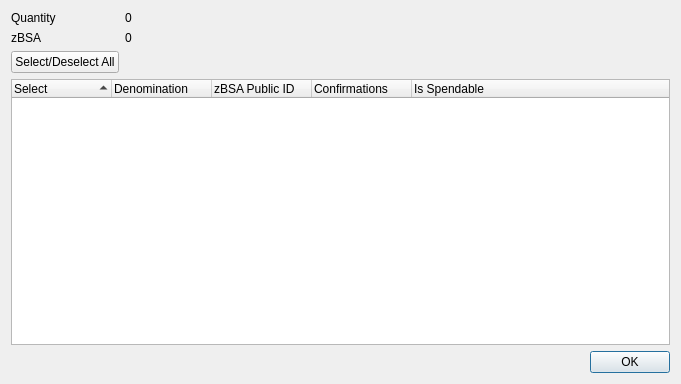
<?xml version="1.0" encoding="UTF-8"?>
<ui version="4.0">
 <class>ZBSAControlDialog</class>
 <widget class="QDialog" name="ZBSAControlDialog">
  <property name="geometry">
   <rect>
    <x>0</x>
    <y>0</y>
    <width>681</width>
    <height>384</height>
   </rect>
  </property>
  <property name="minimumSize">
   <size>
    <width>681</width>
    <height>384</height>
   </size>
  </property>
  <property name="windowTitle">
   <string>Select zBSA to Spend</string>
  </property>
  <layout class="QGridLayout" name="gridLayout">
   <item row="0" column="0">
    <layout class="QFormLayout" name="formLayout">
     <property name="sizeConstraint">
      <enum>QLayout::SetDefaultConstraint</enum>
     </property>
     <item row="0" column="0">
      <widget class="QLabel" name="labelQuantity">
       <property name="text">
        <string>Quantity</string>
       </property>
      </widget>
     </item>
     <item row="0" column="1">
      <widget class="QLabel" name="labelQuantity_int">
       <property name="text">
        <string>0</string>
       </property>
      </widget>
     </item>
     <item row="1" column="0">
      <widget class="QLabel" name="labelZBSA">
       <property name="text">
        <string>zBSA</string>
       </property>
      </widget>
     </item>
     <item row="1" column="1">
      <widget class="QLabel" name="labelZBSA_int">
       <property name="text">
        <string>0</string>
       </property>
      </widget>
     </item>
     <item row="2" column="0">
      <widget class="QPushButton" name="pushButtonAll">
       <property name="text">
        <string>Select/Deselect All</string>
       </property>
      </widget>
     </item>
    </layout>
   </item>
   <item row="1" column="0">
    <layout class="QVBoxLayout" name="verticalLayout">
     <item>
      <widget class="QTreeWidget" name="treeWidget">
       <property name="minimumSize">
        <size>
         <width>0</width>
         <height>250</height>
        </size>
       </property>
       <property name="alternatingRowColors">
        <bool>true</bool>
       </property>
       <property name="sortingEnabled">
        <bool>true</bool>
       </property>
       <property name="columnCount">
        <number>5</number>
       </property>
       <attribute name="headerDefaultSectionSize">
        <number>100</number>
       </attribute>
       <column>
        <property name="text">
         <string notr="true">Select</string>
        </property>
       </column>
       <column>
        <property name="text">
         <string notr="true">Denomination</string>
        </property>
       </column>
       <column>
        <property name="text">
         <string notr="true">zBSA Public ID</string>
        </property>
       </column>
       <column>
        <property name="text">
         <string notr="true">Confirmations</string>
        </property>
       </column>
       <column>
        <property name="text">
         <string>Is Spendable</string>
        </property>
       </column>
      </widget>
     </item>
     <item>
      <widget class="QDialogButtonBox" name="buttonBox">
       <property name="orientation">
        <enum>Qt::Horizontal</enum>
       </property>
       <property name="standardButtons">
        <set>QDialogButtonBox::Ok</set>
       </property>
      </widget>
     </item>
    </layout>
   </item>
  </layout>
 </widget>
 <resources/>
 <connections>
  <connection>
   <sender>buttonBox</sender>
   <signal>accepted()</signal>
   <receiver>ZBSAControlDialog</receiver>
   <slot>accept()</slot>
   <hints>
    <hint type="sourcelabel">
     <x>248</x>
     <y>254</y>
    </hint>
    <hint type="destinationlabel">
     <x>157</x>
     <y>274</y>
    </hint>
   </hints>
  </connection>
  <connection>
   <sender>buttonBox</sender>
   <signal>rejected()</signal>
   <receiver>ZBSAControlDialog</receiver>
   <slot>reject()</slot>
   <hints>
    <hint type="sourcelabel">
     <x>316</x>
     <y>260</y>
    </hint>
    <hint type="destinationlabel">
     <x>286</x>
     <y>274</y>
    </hint>
   </hints>
  </connection>
 </connections>
</ui>
